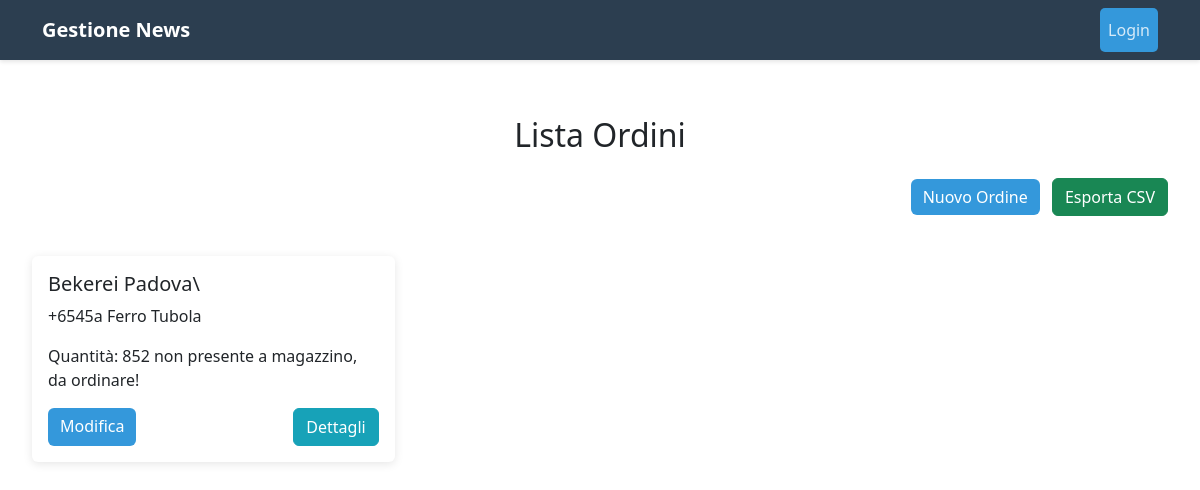
The app's page /aziende/ordini/, older data.
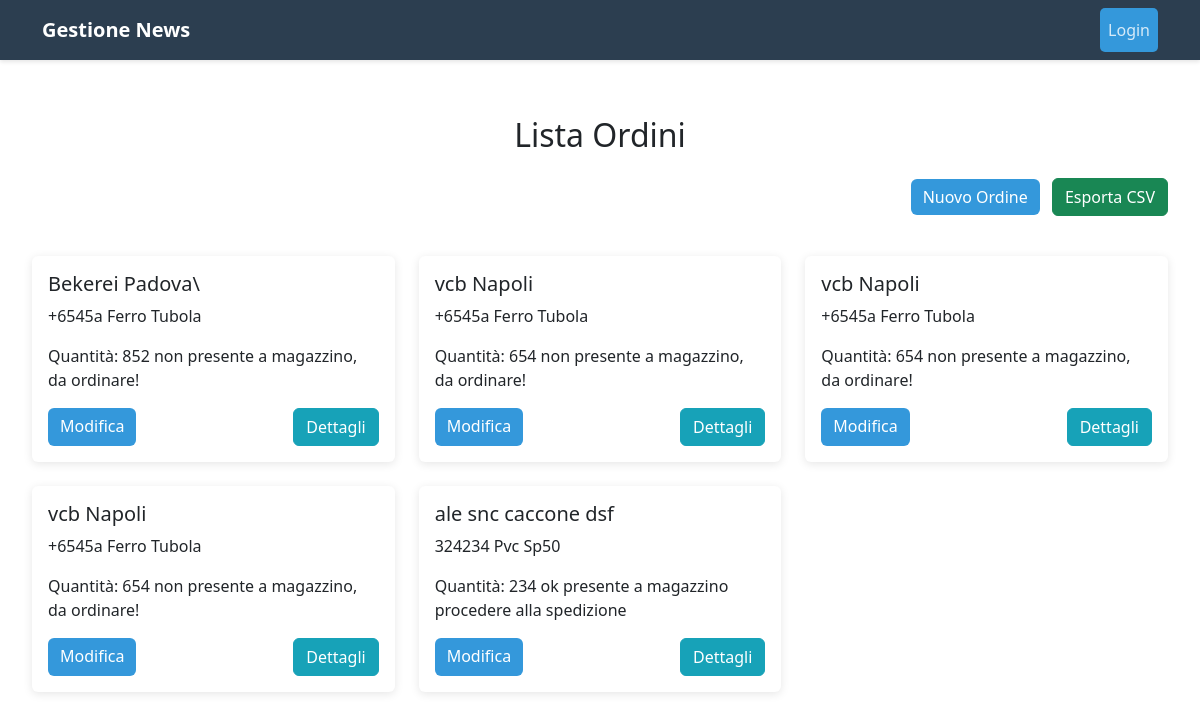
The same page, newer data.
### News/models.py (models this page shows, shortened)
class Ordine(models.Model):
    cliente = models.ForeignKey(Azienda, on_delete=models.CASCADE, related_name='c_ordine')
    articolo = models.ForeignKey(Magazzino, on_delete=models.CASCADE, related_name='a_ordine')
    qta = models.IntegerField()
    @property
    def verifica(self):
        if self.qta > self.articolo.qta:
            return f"Quantità: {self.qta} non presente a magazzino, da ordinare!"
        else:
            return f"Quantità: {self.qta} ok presente a magazzino procedere alla spedizione"
    data_consegna = models.DateField()
    data_inserimento = models.DateField()
    class Meta:
        verbose_name = 'Ordine'
        verbose_name_plural = 'Ordini'

class Azienda(models.Model):
    ut_registrazione = models.ForeignKey(Utente, on_delete=models.CASCADE, related_name='AUtente')
    nome = models.CharField(max_length=20, null=False)
    ubicazione = models.CharField(max_length=50, null=False)
    p_iva = models.IntegerField()
    descrizione = models.TextField(max_length=250)
    class Meta:
        verbose_name = 'Azienda'
        verbose_name_plural = 'Aziende'
    def __str__(self):
        return f"{self.nome} {self.ubicazione}"

class Magazzino(models.Model):
    codice_art = models.CharField(max_length=12, blank=False, null=False)
    descrizione = models.CharField(max_length=12, blank=False, null=False)
    qta_sotto_scorta = models.IntegerField()
    qta = models.IntegerField()
    valore_unitario = models.IntegerField()
    ut_registrazione = models.ForeignKey(Utente, on_delete=models.CASCADE, related_name='Ut_magazzino')
    Fornitore = models.ForeignKey(Fornitore, on_delete=models.CASCADE, related_name='FMagazzino')
    def __str__(self):
        return f"{self.codice_art} {self.descrizione}"
    class Meta:
        verbose_name = 'Magazzino'
        verbose_name_plural = 'Magazzini'

### News/views.py (the view)
# urls.py: path('ordini/',ordini, name='ordini'),
def ordini(request):
    ordini = Ordine.objects.all()
    context = {
        'ordini' : ordini,
    }
    return render(request, 'News/OrdiniList.html', context)

### News/templates/News/OrdiniList.html (shortened to what this page needs)
{% extends 'News/base.html' %}
{% block content %}
<div class="row">
    <div class="col-12 mb-4">
        <h2 class="text-center mb-4">Lista Ordini</h2>
        <div class="text-end mb-3">
            <a href="{% url 'insert-ordine' %}" class="btn btn-primary me-2">Nuovo Ordine</a>
            <a href="{% url 'export_products_csv_ord' %}" class="btn btn-success">Esporta CSV</a>
        </div>
    </div>
    {% for ord in ordini %}
    <div class="col-md-6 col-lg-4 mb-4">
        <div class="card">
            <div class="card-body">
                <h5 class="card-title">{{ ord.cliente }}</h5>
                <p class="card-text">{{ ord.articolo|truncatewords:20 }}</p>
                <p class="card-text">{{ ord.verifica|truncatewords:20 }}</p>
                <div class="d-flex justify-content-between">
                    <a href="{% url 'update-ordini' ord.pk %}" class="btn btn-primary">Modifica</a>
                    <a href="{% url 'ordini-detail' ord.pk %}" class="btn btn-info text-white">Dettagli</a>
                </div>
            </div>
        </div>
    </div>
    {% empty %}
    <div class="col-12">
        <p class="text-center">Nessun ordine presente</p>
    </div>
    {% endfor %}
</div>
{% endblock %}

Row changes from the older to the newer data that the page shows:
added Ordine: cliente "vcb Napoli", articolo "+6545a Ferro Tubola", verifica "Quantità: 654 non presente a magazzino, da ordinare!"
added Ordine: cliente "vcb Napoli", articolo "+6545a Ferro Tubola", verifica "Quantità: 654 non presente a magazzino, da ordinare!"
added Ordine: cliente "vcb Napoli", articolo "+6545a Ferro Tubola", verifica "Quantità: 654 non presente a magazzino, da ordinare!"
added Ordine: cliente "ale snc caccone dsf", articolo "324234 Pvc Sp50", verifica "Quantità: 234 ok presente a magazzino procedere alla spedizione"
